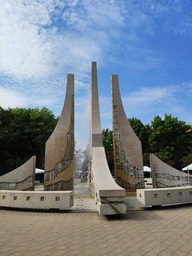
#> input picture hw4/HW4Pics/Fountain1.jpg, 192 x 256 px, shrunk from 360 x 480 before the run, given in place of 1.jpg, which was not available
$ python SIFT.py
#> lines starting #> are read from the running program, lines starting #| are printed output that depends on the picture; after the words box and inside, x2 and y2 are one past the last pixel; in counts of white or black regions, pixels touching at a corner belong together; pictures that were not available may be replaced by others from this repository, and a replacement may not be noted

# coding: utf-8

# In[55]:


import numpy as np
import cv2 as cv
def SSD(f1, f2):
    return np.sum((f1-f2)**2)
def NCC(f1, f2):
    m1 = np.mean(f1)
    m2 = np.mean(f2)
    top = np.sum((f1-m1)*(f2-m2))
    bottom = np.sqrt(np.sum((f1-m1)**2)*np.sum((f2-m2)**2))
    return top/bottom
def Correspondence(FM1, Coord1, FM2, Coord2, metric = "SSD"):
    #(#,128), [i].pt=(2,), (##,128), [i].pt=(2,)
    N1 = FM1.shape[0]
    N2 = FM2.shape[0]
    Pairs = []
    Scores = []
    if metric=="SSD":
        for idx1 in range(N1):
            Score = np.array([SSD(FM1[idx1,:], FM2[idx2,:]) for idx2 in range(N2)])
            idx2 = np.argmin(Score)
            Scores.append(np.min(Score))
            Pairs.append((idx1,idx2))
        # Select 100 pairs
        BestPairs = [x for _,x in sorted(zip(Scores,Pairs))]  # Incresing order
    if metric=="NCC":
        for idx1 in range(N1):
            Score = np.array([NCC(FM1[idx1,:], FM2[idx2,:]) for idx2 in range(N2)])
            idx2 = np.argmax(Score)
            Scores.append(np.max(Score))
            Pairs.append((idx1,idx2))
        # Select 100 pairs
        BestPairs = [x for _,x in sorted(zip(Scores,Pairs), reverse = True)]  # Decresing order
    return BestPairs[0:int(np.min([100,len(BestPairs)]))]
def DrawPairs(input_image1, input_image2, Coord1, Coord2, Pairs, metric = "SSD"):
    left = cv.imread("HW4Pics/%s.jpg" %input_image1)
    right = cv.imread("HW4Pics/%s.jpg" %input_image2)
    output = np.concatenate((left, right), axis = 1)
    for (idx1, idx2) in Pairs:
        x1 = int(Coord1[idx1].pt[0])
        y1 = int(Coord1[idx1].pt[1])
        x2 = int(Coord2[idx2].pt[0])
        y2 = int(Coord2[idx2].pt[1]) + left.shape[1]
        cv.line(output, (y1,x1),(y2,x2), (0,0,255), 2)
    cv.imwrite("Coores_%s_%s.png" %(input_image1, metric), output)


# In[61]:


# Input
input_image1, input_image2 = ("1", "2")
img = cv.imread('HW4Pics/%s.jpg' %input_image1)
#> img is the input picture: shape (256, 192, 3); mean B, G, R 143.4, 131.3, 119.5
# SIFT Feature
gray= cv.cvtColor(img,cv.COLOR_BGR2GRAY)
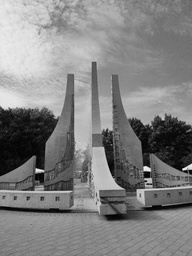
#> gray: shape (256, 192); min 0, max 253, mean 129.1
sift = cv.xfeatures2d.SIFT_create()
kp1, des1 = sift.detectAndCompute(gray,None)
#> kp1 = 255 keypoints; strongest (x, y, size): (146, 169, 3.7), (38, 170, 3.3), (147, 174, 4.2), (186, 171, 2.2)
cv.drawKeypoints(img,kp1,img)
#> img: shape (256, 192, 3); 18.68% of pixels changed, all inside (x1, y1, x2, y2) = (0, 0, 192, 226)
cv.imwrite('save_%s.jpg' %input_image1, img)

# Input
img = cv.imread('HW4Pics/%s.jpg' %input_image2)
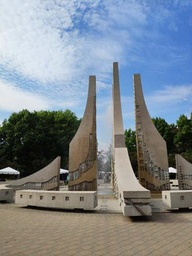
#> input picture hw4/HW4Pics/Fountain2.jpg, 192 x 256 px, shrunk from 360 x 480 before the run, given in place of 2.jpg, which was not available
#> img is the input picture: shape (256, 192, 3); mean B, G, R 143.3, 135.4, 126.8
# SIFT Feature
gray= cv.cvtColor(img,cv.COLOR_BGR2GRAY)
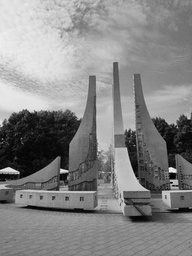
#> gray: shape (256, 192); min 0, max 251, mean 133.7
sift = cv.xfeatures2d.SIFT_create()
kp2, des2 = sift.detectAndCompute(gray,None)
#> kp2 = 255 keypoints; strongest (x, y, size): (172, 170, 3.9), (8, 170, 5.2), (62, 171, 3.2), (172, 176, 4.3)
cv.drawKeypoints(img,kp2,img)
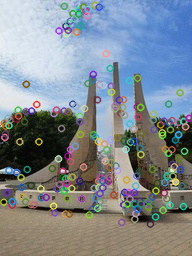
#> img: shape (256, 192, 3); 18.72% of pixels changed, all inside (x1, y1, x2, y2) = (0, 1, 192, 229)
cv.imwrite('save_%s.jpg' %input_image2, img)

Pairs = Correspondence(des1, kp1, des2, kp2, metric = "SSD")
#> the loop in Correspondence, `for idx1 in range(N1):` made 255 passes
#> idx2 on passes 1 to 3: 69, 5, 33
#> after the loop in Correspondence, `for idx1 in range(N1):`: Pairs = 255 pairs, first value 0 to 254, second value 5 to 254; Scores = 255 values, max 186478 at index 22, min 866 at index 20, mean 52626.2
#> in Correspondence, `BestPairs = [x for _,x in sorted(zip(Scores,Pairs))]`: BestPairs has the same summary as Pairs
#> Pairs = 100 pairs, first value 3 to 226, second value 35 to 246
DrawPairs(input_image1, input_image2, kp1, kp2, Pairs, metric = "SSD")
#> in DrawPairs, `output = np.concatenate((left, right), axis = 1)`:
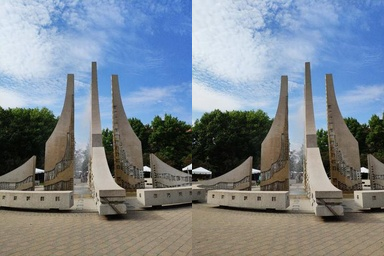
#> output: shape (256, 384, 3); mean B, G, R 143.4, 133.4, 123.1
#> the loop in DrawPairs, `for (idx1, idx2) in Pairs:` made 100 passes
#> (idx1, idx2, x1, y1, x2, y2) on passes 1 to 12: (20, 39, 28, 213, 51, 404), (157, 163, 102, 114, 124, 306), (25, 39, 32, 213, 51, 404), (23, 45, 32, 188, 56, 380), (53, 70, 45, 26, 67, 221), (54, 73, 46, 19, 68, 214), (21, 42, 29, 110, 53, 305), (11, 60, 18, 212, 64, 405), (204, 212, 135, 124, 160, 316), (207, 213, 137, 132, 161, 324), (86, 97, 56, 198, 81, 390), (154, 157, 101, 99, 122, 291)
#> after the loop in DrawPairs, `for (idx1, idx2) in Pairs:`:
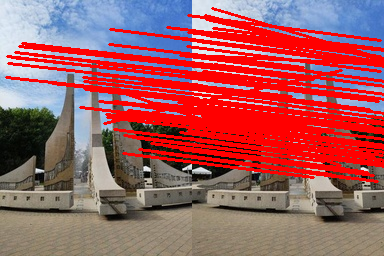
#> output: shape (256, 384, 3); mean B, G, R 95.9, 91.6, 164.1
Pairs = Correspondence(des1, kp1, des2, kp2, metric = "NCC")
#> the loop in Correspondence (call 2), `for idx1 in range(N1):` made 255 passes
DrawPairs(input_image1, input_image2, kp1, kp2, Pairs, metric = "NCC")
#> the loop in DrawPairs (call 2), `for (idx1, idx2) in Pairs:` made 100 passes
#> (idx1, idx2) on passes 1 to 12: (20, 39), (157, 163), (25, 39), (21, 42), (11, 43), (23, 45), (54, 73), (53, 70), (207, 213), (204, 212), (86, 97), (154, 157)


# In[63]:


# Input
input_image1, input_image2 = ("Truck1", "Truck2")
img = cv.imread('HW4Pics/%s.jpg' %input_image1)
# SIFT Feature
gray= cv.cvtColor(img,cv.COLOR_BGR2GRAY)
sift = cv.xfeatures2d.SIFT_create()
kp1, des1 = sift.detectAndCompute(gray,None)
cv.drawKeypoints(img,kp1,img)
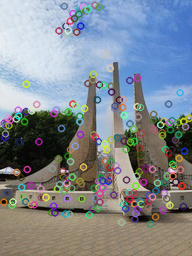
#> img: shape (256, 192, 3); 18.72% of pixels changed, all inside (x1, y1, x2, y2) = (0, 1, 192, 229)
cv.imwrite('save_%s.jpg' %input_image1, img)
print("Find %d key points" %len(kp1))
#| Find 255 key points

# Input
img = cv.imread('HW4Pics/%s.jpg' %input_image2)
# SIFT Feature
#> (the run stopped early here; a loop or call above may not have finished)
